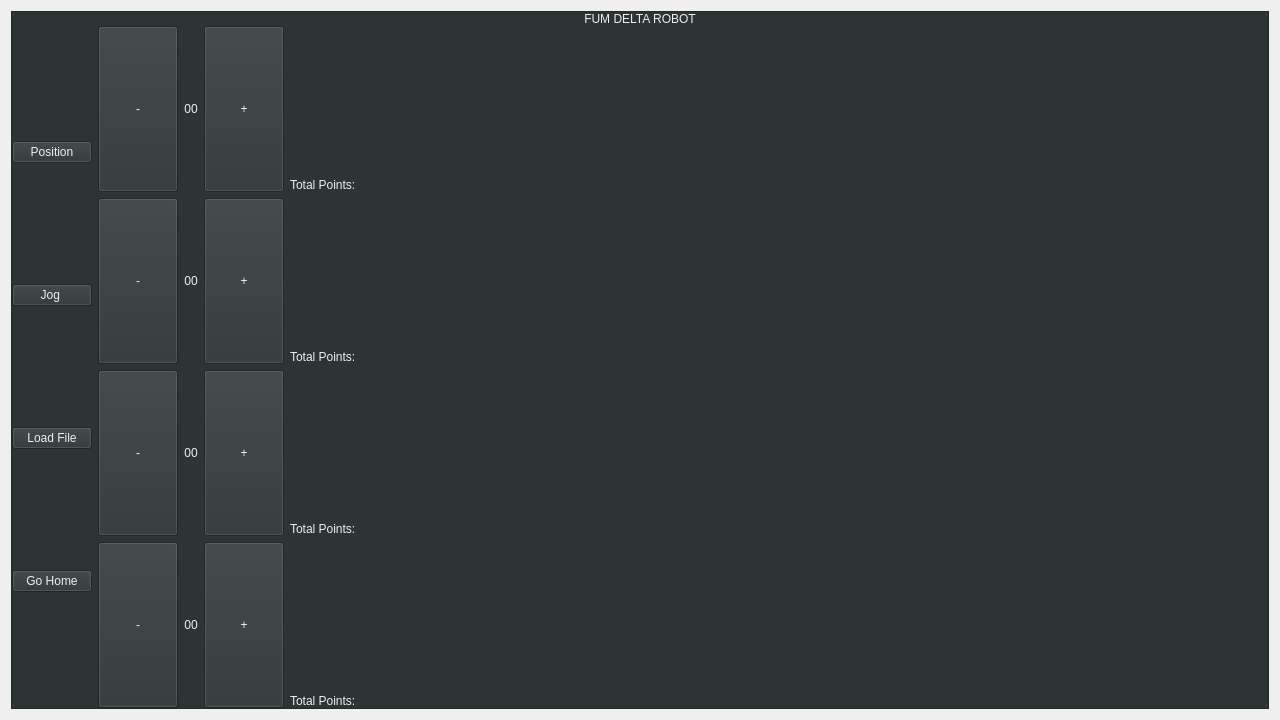
<?xml version="1.0" encoding="UTF-8"?>
<ui version="4.0">
 <class>MainWindow</class>
 <widget class="QMainWindow" name="MainWindow">
  <property name="geometry">
   <rect>
    <x>0</x>
    <y>0</y>
    <width>1280</width>
    <height>720</height>
   </rect>
  </property>
  <property name="windowTitle">
   <string>MainWindow</string>
  </property>
  <widget class="QWidget" name="centralWidget">
   <layout class="QGridLayout" name="gridLayout">
    <item row="0" column="0">
     <layout class="QHBoxLayout">
      <property name="sizeConstraint">
       <enum>QLayout::SetMaximumSize</enum>
      </property>
      <item>
       <widget class="QFrame" name="frame">
        <property name="sizePolicy">
         <sizepolicy hsizetype="Expanding" vsizetype="Expanding">
          <horstretch>0</horstretch>
          <verstretch>0</verstretch>
         </sizepolicy>
        </property>
        <property name="styleSheet">
         <string notr="true">background-color:rgb(46, 52, 54)</string>
        </property>
        <property name="frameShape">
         <enum>QFrame::StyledPanel</enum>
        </property>
        <property name="frameShadow">
         <enum>QFrame::Raised</enum>
        </property>
        <property name="lineWidth">
         <number>0</number>
        </property>
        <layout class="QGridLayout" name="gridLayout_2" rowstretch="0,0,0" columnstretch="0">
         <property name="leftMargin">
          <number>0</number>
         </property>
         <property name="topMargin">
          <number>0</number>
         </property>
         <property name="rightMargin">
          <number>0</number>
         </property>
         <property name="bottomMargin">
          <number>0</number>
         </property>
         <property name="spacing">
          <number>0</number>
         </property>
         <item row="2" column="0">
          <layout class="QHBoxLayout" name="horizontalLayout">
           <item>
            <layout class="QVBoxLayout" name="verticalLayout_5">
             <item>
              <widget class="QPushButton" name="btn_positionControl">
               <property name="sizePolicy">
                <sizepolicy hsizetype="Fixed" vsizetype="Fixed">
                 <horstretch>0</horstretch>
                 <verstretch>0</verstretch>
                </sizepolicy>
               </property>
               <property name="minimumSize">
                <size>
                 <width>0</width>
                 <height>0</height>
                </size>
               </property>
               <property name="styleSheet">
                <string notr="true">color:rgb(238, 238, 236)</string>
               </property>
               <property name="text">
                <string>Position</string>
               </property>
              </widget>
             </item>
             <item>
              <widget class="QPushButton" name="btn_jogControl">
               <property name="sizePolicy">
                <sizepolicy hsizetype="Fixed" vsizetype="Fixed">
                 <horstretch>0</horstretch>
                 <verstretch>0</verstretch>
                </sizepolicy>
               </property>
               <property name="styleSheet">
                <string notr="true">color:rgb(238, 238, 236)</string>
               </property>
               <property name="text">
                <string>Jog </string>
               </property>
              </widget>
             </item>
             <item>
              <widget class="QPushButton" name="btn_loadTrajectory">
               <property name="sizePolicy">
                <sizepolicy hsizetype="Fixed" vsizetype="Fixed">
                 <horstretch>0</horstretch>
                 <verstretch>0</verstretch>
                </sizepolicy>
               </property>
               <property name="styleSheet">
                <string notr="true">color:rgb(238, 238, 236)</string>
               </property>
               <property name="text">
                <string>Load File</string>
               </property>
              </widget>
             </item>
             <item>
              <widget class="QPushButton" name="btn_goHome">
               <property name="sizePolicy">
                <sizepolicy hsizetype="Fixed" vsizetype="Fixed">
                 <horstretch>0</horstretch>
                 <verstretch>0</verstretch>
                </sizepolicy>
               </property>
               <property name="styleSheet">
                <string notr="true">color:rgb(238, 238, 236)</string>
               </property>
               <property name="text">
                <string>Go Home</string>
               </property>
              </widget>
             </item>
            </layout>
           </item>
           <item>
            <layout class="QVBoxLayout" name="verticalLayout_3">
             <item>
              <layout class="QHBoxLayout" name="horizontalLayout_6">
               <item>
                <widget class="QPushButton" name="btn_subtractJog_drive1">
                 <property name="sizePolicy">
                  <sizepolicy hsizetype="Fixed" vsizetype="Preferred">
                   <horstretch>0</horstretch>
                   <verstretch>0</verstretch>
                  </sizepolicy>
                 </property>
                 <property name="styleSheet">
                  <string notr="true">color:rgb(238, 238, 236)</string>
                 </property>
                 <property name="text">
                  <string>-</string>
                 </property>
                </widget>
               </item>
               <item>
                <widget class="QLabel" name="jogData_drive1">
                 <property name="sizePolicy">
                  <sizepolicy hsizetype="Fixed" vsizetype="Preferred">
                   <horstretch>0</horstretch>
                   <verstretch>0</verstretch>
                  </sizepolicy>
                 </property>
                 <property name="styleSheet">
                  <string notr="true">color:rgb(238, 238, 236);
font: 16pt &quot;Ubuntu&quot;;</string>
                 </property>
                 <property name="text">
                  <string>00</string>
                 </property>
                 <property name="alignment">
                  <set>Qt::AlignCenter</set>
                 </property>
                </widget>
               </item>
               <item>
                <widget class="QPushButton" name="btn_addJog_drive1">
                 <property name="sizePolicy">
                  <sizepolicy hsizetype="Fixed" vsizetype="Preferred">
                   <horstretch>0</horstretch>
                   <verstretch>0</verstretch>
                  </sizepolicy>
                 </property>
                 <property name="styleSheet">
                  <string notr="true">color:rgb(238, 238, 236)</string>
                 </property>
                 <property name="text">
                  <string>+</string>
                 </property>
                </widget>
               </item>
              </layout>
             </item>
             <item>
              <layout class="QHBoxLayout" name="horizontalLayout_5">
               <item>
                <widget class="QPushButton" name="btn_subtractJog_drive2">
                 <property name="sizePolicy">
                  <sizepolicy hsizetype="Fixed" vsizetype="Preferred">
                   <horstretch>0</horstretch>
                   <verstretch>0</verstretch>
                  </sizepolicy>
                 </property>
                 <property name="styleSheet">
                  <string notr="true">color:rgb(238, 238, 236)</string>
                 </property>
                 <property name="text">
                  <string>-</string>
                 </property>
                </widget>
               </item>
               <item>
                <widget class="QLabel" name="jogData_drive2">
                 <property name="sizePolicy">
                  <sizepolicy hsizetype="Fixed" vsizetype="Preferred">
                   <horstretch>0</horstretch>
                   <verstretch>0</verstretch>
                  </sizepolicy>
                 </property>
                 <property name="styleSheet">
                  <string notr="true">color:rgb(238, 238, 236);
font: 16pt &quot;Ubuntu&quot;;</string>
                 </property>
                 <property name="text">
                  <string>00</string>
                 </property>
                 <property name="alignment">
                  <set>Qt::AlignCenter</set>
                 </property>
                </widget>
               </item>
               <item>
                <widget class="QPushButton" name="btn_addJog_drive2">
                 <property name="sizePolicy">
                  <sizepolicy hsizetype="Fixed" vsizetype="Preferred">
                   <horstretch>0</horstretch>
                   <verstretch>0</verstretch>
                  </sizepolicy>
                 </property>
                 <property name="styleSheet">
                  <string notr="true">color:rgb(238, 238, 236)</string>
                 </property>
                 <property name="text">
                  <string>+</string>
                 </property>
                </widget>
               </item>
              </layout>
             </item>
             <item>
              <layout class="QHBoxLayout" name="horizontalLayout_3">
               <item>
                <widget class="QPushButton" name="btn_subtractJog_drive3">
                 <property name="sizePolicy">
                  <sizepolicy hsizetype="Fixed" vsizetype="Preferred">
                   <horstretch>0</horstretch>
                   <verstretch>0</verstretch>
                  </sizepolicy>
                 </property>
                 <property name="styleSheet">
                  <string notr="true">color:rgb(238, 238, 236)</string>
                 </property>
                 <property name="text">
                  <string>-</string>
                 </property>
                </widget>
               </item>
               <item>
                <widget class="QLabel" name="jogData_drive3">
                 <property name="sizePolicy">
                  <sizepolicy hsizetype="Fixed" vsizetype="Preferred">
                   <horstretch>0</horstretch>
                   <verstretch>0</verstretch>
                  </sizepolicy>
                 </property>
                 <property name="styleSheet">
                  <string notr="true">color:rgb(238, 238, 236);
font: 16pt &quot;Ubuntu&quot;;</string>
                 </property>
                 <property name="text">
                  <string>00</string>
                 </property>
                 <property name="alignment">
                  <set>Qt::AlignCenter</set>
                 </property>
                </widget>
               </item>
               <item>
                <widget class="QPushButton" name="btn_addJog_drive3">
                 <property name="sizePolicy">
                  <sizepolicy hsizetype="Fixed" vsizetype="Preferred">
                   <horstretch>0</horstretch>
                   <verstretch>0</verstretch>
                  </sizepolicy>
                 </property>
                 <property name="styleSheet">
                  <string notr="true">color:rgb(238, 238, 236)</string>
                 </property>
                 <property name="text">
                  <string>+</string>
                 </property>
                </widget>
               </item>
              </layout>
             </item>
             <item>
              <layout class="QHBoxLayout" name="horizontalLayout_4">
               <item>
                <widget class="QPushButton" name="btn_subtractJog_drive4">
                 <property name="sizePolicy">
                  <sizepolicy hsizetype="Fixed" vsizetype="Preferred">
                   <horstretch>0</horstretch>
                   <verstretch>0</verstretch>
                  </sizepolicy>
                 </property>
                 <property name="styleSheet">
                  <string notr="true">color:rgb(238, 238, 236)</string>
                 </property>
                 <property name="text">
                  <string>-</string>
                 </property>
                </widget>
               </item>
               <item>
                <widget class="QLabel" name="jogData_drive4">
                 <property name="sizePolicy">
                  <sizepolicy hsizetype="Fixed" vsizetype="Preferred">
                   <horstretch>0</horstretch>
                   <verstretch>0</verstretch>
                  </sizepolicy>
                 </property>
                 <property name="styleSheet">
                  <string notr="true">color:rgb(238, 238, 236);
font: 16pt &quot;Ubuntu&quot;;</string>
                 </property>
                 <property name="text">
                  <string>00</string>
                 </property>
                 <property name="alignment">
                  <set>Qt::AlignCenter</set>
                 </property>
                </widget>
               </item>
               <item>
                <widget class="QPushButton" name="btn_addJog_drive4">
                 <property name="sizePolicy">
                  <sizepolicy hsizetype="Fixed" vsizetype="Preferred">
                   <horstretch>0</horstretch>
                   <verstretch>0</verstretch>
                  </sizepolicy>
                 </property>
                 <property name="styleSheet">
                  <string notr="true">color:rgb(238, 238, 236)</string>
                 </property>
                 <property name="text">
                  <string>+</string>
                 </property>
                </widget>
               </item>
              </layout>
             </item>
            </layout>
           </item>
           <item>
            <layout class="QVBoxLayout" name="verticalLayout">
             <item>
              <layout class="QHBoxLayout" name="horizontalLayout_15">
               <item>
                <widget class="QCustomPlot" name="drive1" native="true"/>
               </item>
              </layout>
             </item>
             <item>
              <widget class="QLabel" name="label_totalPoints_drive1">
               <property name="sizePolicy">
                <sizepolicy hsizetype="Preferred" vsizetype="Fixed">
                 <horstretch>0</horstretch>
                 <verstretch>0</verstretch>
                </sizepolicy>
               </property>
               <property name="styleSheet">
                <string notr="true">color:rgb(238, 238, 236);</string>
               </property>
               <property name="text">
                <string>Total Points:</string>
               </property>
              </widget>
             </item>
             <item>
              <layout class="QHBoxLayout" name="horizontalLayout_14">
               <item>
                <widget class="QCustomPlot" name="drive2" native="true"/>
               </item>
              </layout>
             </item>
             <item>
              <widget class="QLabel" name="label_totalPoints_drive2">
               <property name="sizePolicy">
                <sizepolicy hsizetype="Preferred" vsizetype="Fixed">
                 <horstretch>0</horstretch>
                 <verstretch>0</verstretch>
                </sizepolicy>
               </property>
               <property name="styleSheet">
                <string notr="true">color:rgb(238, 238, 236);</string>
               </property>
               <property name="text">
                <string>Total Points:</string>
               </property>
              </widget>
             </item>
             <item>
              <layout class="QHBoxLayout" name="horizontalLayout_7">
               <item>
                <widget class="QCustomPlot" name="drive3" native="true"/>
               </item>
              </layout>
             </item>
             <item>
              <widget class="QLabel" name="label_totalPoints_drive3">
               <property name="sizePolicy">
                <sizepolicy hsizetype="Preferred" vsizetype="Fixed">
                 <horstretch>0</horstretch>
                 <verstretch>0</verstretch>
                </sizepolicy>
               </property>
               <property name="styleSheet">
                <string notr="true">color:rgb(238, 238, 236);</string>
               </property>
               <property name="text">
                <string>Total Points:</string>
               </property>
              </widget>
             </item>
             <item>
              <layout class="QHBoxLayout" name="horizontalLayout_12">
               <item>
                <widget class="QCustomPlot" name="drive4" native="true"/>
               </item>
              </layout>
             </item>
             <item>
              <widget class="QLabel" name="label_totalPoints_drive4">
               <property name="sizePolicy">
                <sizepolicy hsizetype="Preferred" vsizetype="Fixed">
                 <horstretch>0</horstretch>
                 <verstretch>0</verstretch>
                </sizepolicy>
               </property>
               <property name="styleSheet">
                <string notr="true">color:rgb(238, 238, 236);</string>
               </property>
               <property name="text">
                <string>Total Points:</string>
               </property>
              </widget>
             </item>
            </layout>
           </item>
          </layout>
         </item>
         <item row="1" column="0">
          <layout class="QVBoxLayout" name="layout_title">
           <item>
            <widget class="QLabel" name="title">
             <property name="sizePolicy">
              <sizepolicy hsizetype="Preferred" vsizetype="Fixed">
               <horstretch>0</horstretch>
               <verstretch>0</verstretch>
              </sizepolicy>
             </property>
             <property name="styleSheet">
              <string notr="true">color:rgb(238, 238, 236);
font: 26pt &quot;Ubuntu&quot;;</string>
             </property>
             <property name="text">
              <string>FUM DELTA ROBOT</string>
             </property>
             <property name="alignment">
              <set>Qt::AlignCenter</set>
             </property>
            </widget>
           </item>
          </layout>
         </item>
        </layout>
       </widget>
      </item>
     </layout>
    </item>
   </layout>
  </widget>
 </widget>
 <layoutdefault spacing="6" margin="11"/>
 <customwidgets>
  <customwidget>
   <class>QCustomPlot</class>
   <extends>QWidget</extends>
   <header>qcustomplot.h</header>
   <container>1</container>
  </customwidget>
 </customwidgets>
 <resources/>
 <connections/>
</ui>
